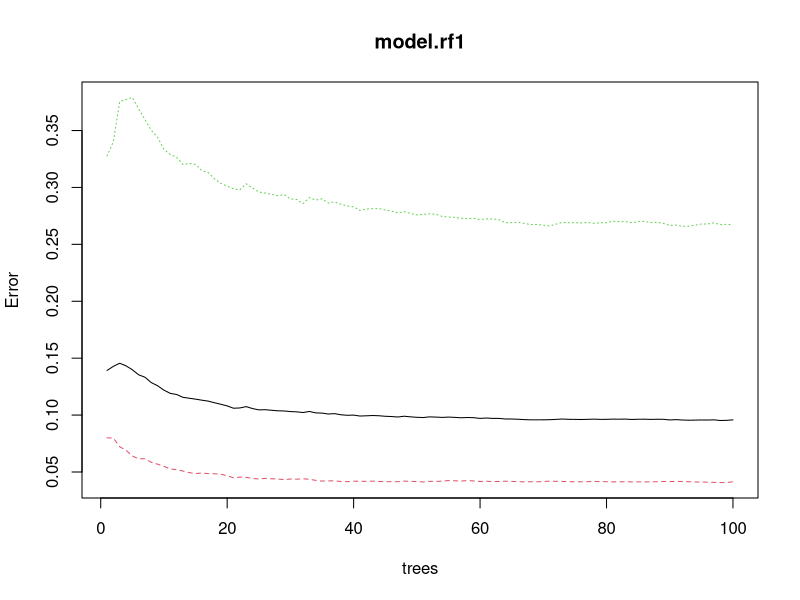

The R source for this figure: (Note: this script raises an error after producing the figure.)
set.seed(1313)
adults <- read.table("groupedall.txt", sep=",", dec=".", header=FALSE)

dim(adults)

colnames(adults) <- c('age','workclass','fnlwgt','education','educationnum','maritalstatus','occupation',
                      'relationship','race','sex','capitalgain','capitalloss','hoursperweek','nativecountry','morefifty')

# Clean up column names
colnames(adults) <- make.names(colnames(adults))

adults$morefifty<- as.factor(adults$morefifty)
adults$educationnum<-NULL

adults[["capitalgain"]] <- ordered(cut(adults$capitalgain,c(-Inf, 0, 
                                                            median(adults[["capitalgain"]][adults[["capitalgain"]] >0]), 
                                                            Inf)),labels = c(0,1,2))
adults[["capitalloss"]] <- ordered(cut(adults$capitalloss,c(-Inf, 0, 
                                                            median(adults[["capitalloss"]][adults[["capitalloss"]] >0]), 
                                                            Inf)), labels = c(0,1,2))



N <- nrow(adults)
all.indexes <- 1:N

learn.indexes <- sample(1:N, round(2*N/3))
test.indexes <- all.indexes[-learn.indexes]

learn.data <- adults[learn.indexes,]

nlearn <- length(learn.indexes)
ntest <- N - nlearn

harm <- function (a,b) { 2/(1/a+1/b) }

library(randomForest)
set.seed(1313)
model.rf1 <- randomForest(as.factor(morefifty) ~ ., data = learn.data, ntree=100, proximity=FALSE)

model.rf1


pred.rf1 <- predict (model.rf1, adults[test.indexes,], type="class")

(ct <- table(Truth=adults$morefifty[test.indexes], Pred=pred.rf1))

prop.table(ct, 1)
# total percent correct
sum(diag(ct))/sum(ct)


round(100*(1-sum(diag(ct))/sum(ct)),2)

(F1 <- harm (prop.table(ct,1)[1,1], prop.table(ct,1)[2,2]))

set.seed(1313)
# one way to deal with this is to include class weights
model.rf2 <- randomForest(as.factor(morefifty) ~ ., data = learn.data, ntree=100, proximity=FALSE, classwt=c(1,10))

model.rf2


pred.rf2 <- predict (model.rf2, adults[test.indexes,], type="class")

(ct <- table(Truth=adults$morefifty[test.indexes], Pred=pred.rf2))

# percent by class
prop.table(ct, 1)
# total percent correct
sum(diag(ct))/sum(ct)

# real test error is 

round(100*(1-sum(diag(ct))/sum(ct)),2)

(F1 <- harm (prop.table(ct,1)[1,1], prop.table(ct,1)[2,2]))
plot(model.rf1)


(ntrees <- seq(1,10,by=1))

rf.results <- matrix (rep(0,2*length(ntrees)),nrow=length(ntrees))
colnames (rf.results) <- c("weight", "OOB")
rf.results[,"ntrees"] <- ntrees
rf.results[,"OOB"] <- 0

ii <- 1

for (nt in ntrees)
{ 
  print(nt)
  set.seed(1313)
  model.rf <- randomForest(morefifty ~ ., data = learn.data, ntree=398, proximity=FALSE, 
                           classwt=c(1,nt), strata=learn.data$morefifty)
  
  # get the OOB
  rf.results[ii,"OOB"] <- model.rf$err.rate[nt,1]
  
  ii <- ii+1
}

plot(rf.results,type="o", col="blue")

# choose best value of 'ntrees'

lowest.OOB.error <- as.integer(which.min(rf.results[,"OOB"]))
(ntrees.best <- rf.results[lowest.OOB.error,"ntrees"])
set.seed(1313)
# one way to deal with this is to include class weights
model.rf2 <- randomForest(as.factor(morefifty) ~ ., data = learn.data, ntree=398, proximity=FALSE, classwt=c(1,2))

model.rf2


pred.rf2 <- predict (model.rf2, adults[test.indexes,], type="class")

(ct <- table(Truth=adults$morefifty[test.indexes], Pred=pred.rf2))

# percent by class
prop.table(ct, 1)
# total percent correct
1-sum(diag(ct))/sum(ct)
